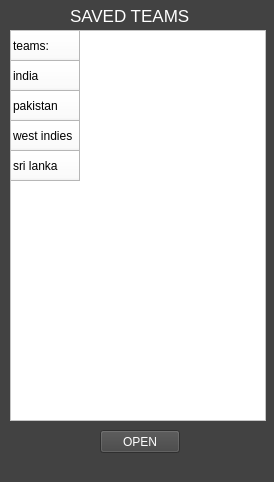
<?xml version="1.0" encoding="UTF-8"?>
<ui version="4.0">
 <class>saved_windows</class>
 <widget class="QMainWindow" name="saved_windows">
  <property name="geometry">
   <rect>
    <x>0</x>
    <y>0</y>
    <width>274</width>
    <height>482</height>
   </rect>
  </property>
  <property name="windowTitle">
   <string>MainWindow</string>
  </property>
  <property name="styleSheet">
   <string notr="true">                        background-color: rgb(66,66,66);
</string>
  </property>
  <widget class="QWidget" name="centralwidget">
   <widget class="QLabel" name="label">
    <property name="geometry">
     <rect>
      <x>70</x>
      <y>0</y>
      <width>131</width>
      <height>31</height>
     </rect>
    </property>
    <property name="font">
     <font>
      <pointsize>13</pointsize>
     </font>
    </property>
    <property name="styleSheet">
     <string notr="true">color : white
</string>
    </property>
    <property name="text">
     <string>SAVED TEAMS</string>
    </property>
   </widget>
   <widget class="QPushButton" name="open_button">
    <property name="geometry">
     <rect>
      <x>100</x>
      <y>430</y>
      <width>80</width>
      <height>23</height>
     </rect>
    </property>
    <property name="styleSheet">
     <string notr="true">color: white		</string>
    </property>
    <property name="text">
     <string>OPEN</string>
    </property>
   </widget>
   <widget class="QTableWidget" name="saved_windows_table">
    <property name="geometry">
     <rect>
      <x>10</x>
      <y>30</y>
      <width>256</width>
      <height>391</height>
     </rect>
    </property>
    <property name="styleSheet">
     <string notr="true">background-color: rgb(255, 255, 255);</string>
    </property>
    <row>
     <property name="text">
      <string>teams:</string>
     </property>
    </row>
    <row>
     <property name="text">
      <string>india</string>
     </property>
    </row>
    <row>
     <property name="text">
      <string>pakistan</string>
     </property>
    </row>
    <row>
     <property name="text">
      <string>west indies</string>
     </property>
    </row>
    <row>
     <property name="text">
      <string>sri lanka</string>
     </property>
    </row>
   </widget>
  </widget>
 </widget>
 <resources/>
 <connections/>
</ui>
